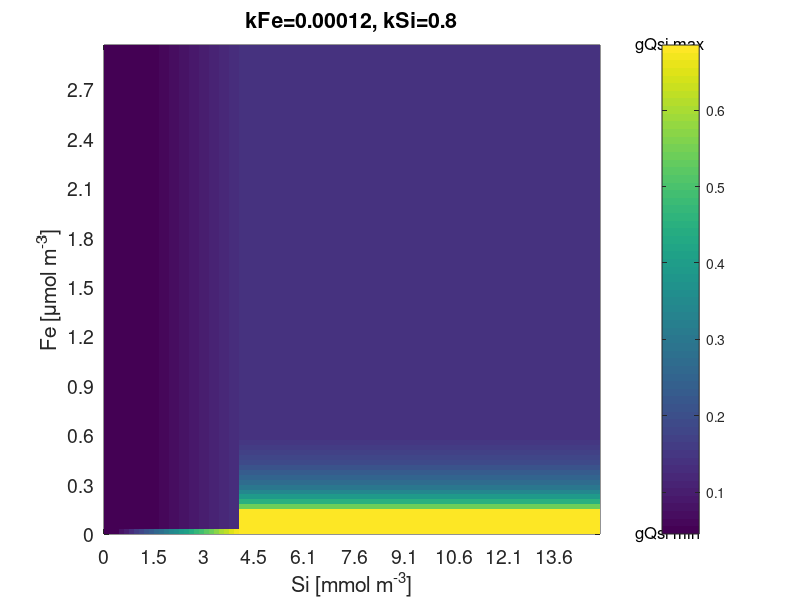
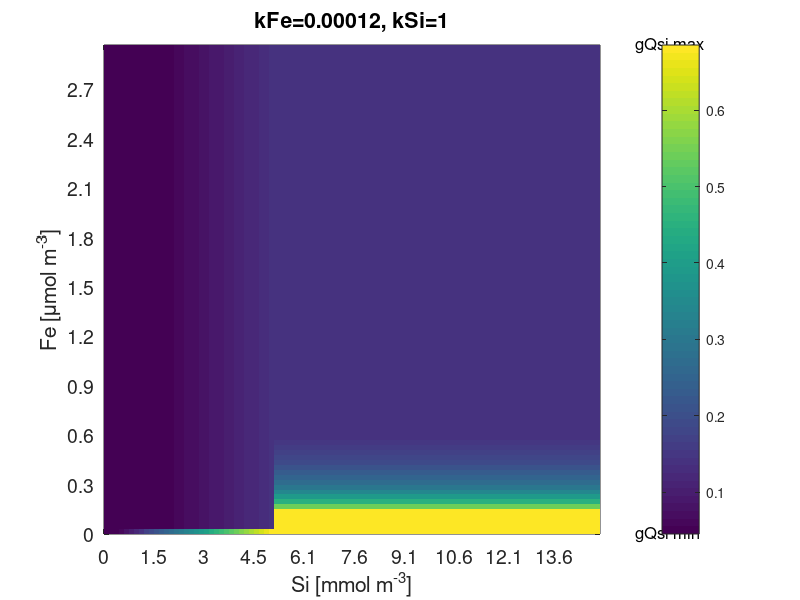

Recreate these plots in MATLAB, in order.
%% BEC: Si/C ratio of diatom Si uptake
%
% Si/C ratio depends on:
%   surrounding Fe levels
%   surrounding Si levels
%   half-saturation constant of Si 
%   gQsi_min 
%   gQsi_max
%   cksi
%
% generally: 
%   the lower Fe, the higher the Si:C ratio
%   the lower Si, the lower the Si:C ratio
%   ratio varies between gQsi_min and gQsi_max
%
%   baseline ratio is gQsi0=0.137, which corresponds to 16:117, i.e. N:C in
%   Redfield, i.e. Si:N=1
%
%   gQsi_max = 0.685 corresponds to Si:N=5 (SO diatoms often have this or
%   even higher!)
%
% CN (Sep 2018): please correct any bug you find and update the files on
% the Wiki as parametrizations change!

close all; clear all; clc;

% choose parameters (each combination of half-sat constants will be plotted)
kSi      = [0.8,1];  % mmol m-3
kFe      = [0.12*10^-3,0.12*10^-3]; % mmol m-3

gQsi0     = 0.137;
gQsi_max  = 0.685;
gQsi_min  = 0.0457;

% choose Si & fe levels
n = 100;
si = linspace(0,15,n); % mmol m-3
fe = linspace(0,3,n); fe = fe.*10^-3;  % mmol m-3

%%%%%
%% nothing to be changed below this line
%%%%%

cksi     = 5;

SiCratio = NaN(numel(fe),numel(si),numel(kSi));
for pp=1:numel(kSi)
    
    SiCratio(:,:,pp) = gQsi0*ones(numel(fe),numel(si));
    
    for i=1:numel(fe)
        for j=1:numel(si)
            if fe(i)<cksi*kFe(pp) && fe(i)>0 && si(j)>cksi*kSi(pp)
                
                dd = SiCratio(i,j,pp)*cksi*kFe(pp)/fe(i);
                
                if dd<gQsi_max
                    SiCratio(i,j,pp)=dd;
                else
                    SiCratio(i,j,pp)=gQsi_max;
                end
                clear dd
            end
            if fe(i)==0
                SiCratio(i,j,pp) = gQsi_max;
            end
            if si(j)<cksi*kSi(pp)
                dd = SiCratio(i,j,pp)*si(j)/(cksi*kSi(pp));
                if dd<gQsi_min
                    SiCratio(i,j,pp)=gQsi_min;
                else
                    SiCratio(i,j,pp)=dd;
                end
                clear dd
            end
        end
    end
    clear i j
    
end
clear pp



%%%%
%% plot
%%%%

width  = 22; 
height = 17;
vis    = 'on';
fs     = 14;
lw     = 3;

for  i=1:numel(kFe)
    if ~exist('siC_string','var')
        siC_string = {strcat(['kFe=',num2str(kFe(i)),...
            ', kSi=',num2str(kSi(i))])};
    else
        siC_string = [siC_string,strcat(['kFe=',num2str(kFe(i)),...
            ', kSi=',num2str(kSi(i))])];
    end
end
clear i


for ss = 1:numel(kFe)
    
    fig = figure('Units','Centimeters', 'Position',[0 0 width height], 'Visible', vis);
    pcolor(squeeze(SiCratio(:,:,ss)))
    shading flat
    hh=colorbar;
    pos=get(hh,'Position');
    caxis([gQsi_min gQsi_max])
    text(numel(fe)+7,1,'gQsi min','FontSize',fs-2)
    text(numel(fe)+7,numel(si),'gQsi max','FontSize',fs-2)
    title(siC_string{ss},'FontSize',fs)
    ylabel('Fe [\mumol m^{-3}]','FontSize',fs)
    xlabel('Si [mmol m^{-3}]','FontSize',fs)
    set(gca,'YTick',1:10:numel(fe),'YTickLabel',round(10.*1000.*fe(1:10:end))./10)
    set(gca,'XTick',1:10:numel(si),'XTickLabel',round(10.*si(1:10:end))./10)
    set(gca,'FontSize',fs)
    
end
clear ss


